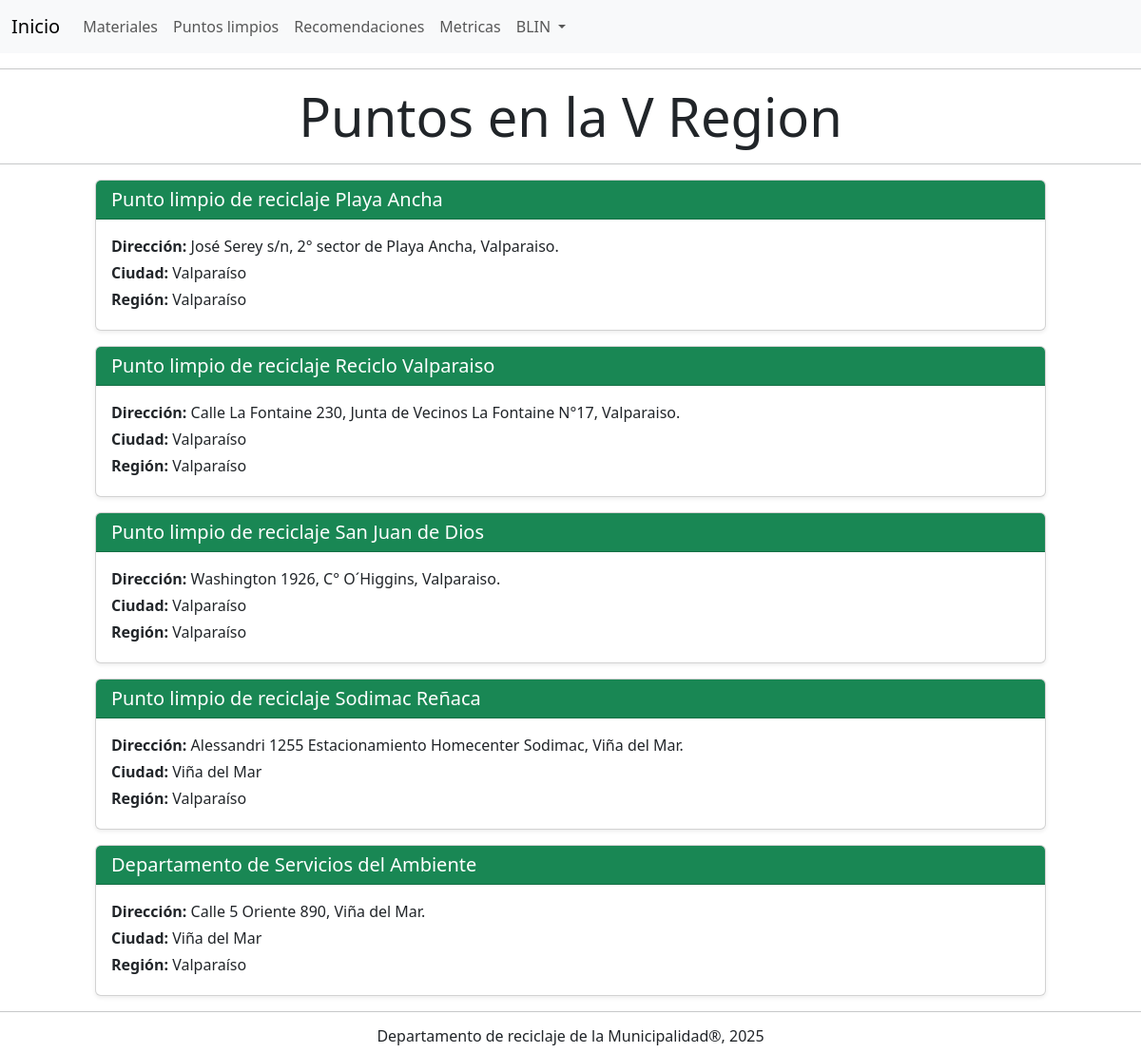
Page /puntos (signed in) on the committed database.
### core/models.py (models this page shows, shortened)
class puntitos(models.Model):
    nombre = models.CharField(max_length=100, default="Sin nombre")
    direccion = models.CharField(max_length=100)
    ciudad = models.CharField(max_length=100)
    region = models.CharField(max_length=100)

### core/views.py (the view)
# urls.py: path('puntos',views.puntos, name="puntos"),
def puntos(request):
    puntos = puntitos.objects.all()
    data={
        "puntos": puntos
    }
    return render(request,'core/puntos.html',data)

### core/templates/core/puntos.html
{%extends 'core/base.html'%}
{% block contenido %}
<hr>
<h1 class="display-4 subtitulo">Puntos en la V Region</h1>
<hr>
    {% for lugar in puntos %}
  <div class="card shadow-sm mb-3 mx-auto" style="max-width: 1000px;">
    <div class="card-header bg-primary text-white bg-success">
      <h5 class="mb-0"> {{ lugar.nombre }}</h5>
    </div>
    <div class="card-body">
      <p class="mb-1"><strong>Dirección:</strong> {{ lugar.direccion }}</p>
      <p class="mb-1"><strong>Ciudad:</strong> {{ lugar.ciudad }}</p>
      <p class="mb-1"><strong>Región:</strong> {{ lugar.region }}</p>
    </div>
  </div>
{% endfor %}
{% endblock%}

### core/templates/core/nav.html (shortened to what this page needs)
<nav class="navbar navbar-expand-lg bg-body-tertiary">
  <div class="container-fluid">
    <a class="navbar-brand" href="{% url 'inicio' %}">Inicio</a>
    <div class="collapse navbar-collapse" id="navbarNavDropdown">
      <ul class="navbar-nav">
        <li class="nav-item">
          <a class="nav-link" aria-current="page" href="{% url 'materiales' %}">Materiales</a>
        </li>
        <li class="nav-item">
          <a class="nav-link" href="{% url 'puntos' %}">Puntos limpios</a>
        </li>
        <li class="nav-item">
          <a class="nav-link" aria-current="page" href="{% url 'recomendaciones' %}"> Recomendaciones</a>
        </li>
        <li class="nav-item">
          <a class="nav-link" href="{% url 'metricas' %}">Metricas</a>
        </li>
        <li class="nav-item dropdown">
          <a class="nav-link dropdown-toggle" href="#" role="button" data-bs-toggle="dropdown" aria-expanded="true">
            {{user.username | upper}}
          </a>
        </li>
      </ul>
    </div>
  </div>
</nav>

### core/static/css/styles.css (style rules this page uses)
body { background-image: url(../images/verde.jpg); background-repeat: no-repeat; background-attachment: fixed; background-size: cover; }
.subtitulo { text-align: center; }
nav { background-color:#345734; }

### rows in the picture
puntitos: nombre "Punto limpio de reciclaje Playa Ancha", direccion "José Serey s/n, 2° sector de Playa Ancha, Valparaiso.", ciudad "Valparaíso", region "Valparaíso"
puntitos: nombre "Punto limpio de reciclaje Reciclo Valparaiso", direccion "Calle La Fontaine 230, Junta de Vecinos La Fontaine N°17, Valparaiso.", ciudad "Valparaíso", region "Valparaíso"
puntitos: nombre "Punto limpio de reciclaje San Juan de Dios", direccion "Washington 1926, C° O´Higgins, Valparaiso.", ciudad "Valparaíso", region "Valparaíso"
puntitos: nombre "Punto limpio de reciclaje Sodimac Reñaca", direccion "Alessandri 1255 Estacionamiento Homecenter Sodimac, Viña del Mar.", ciudad "Viña del Mar", region "Valparaíso"
puntitos: nombre "Departamento de Servicios del Ambiente", direccion "Calle 5 Oriente 890, Viña del Mar.", ciudad "Viña del Mar", region "Valparaíso"

### other values in the picture
{{ user.username | upper }} "BLIN"
